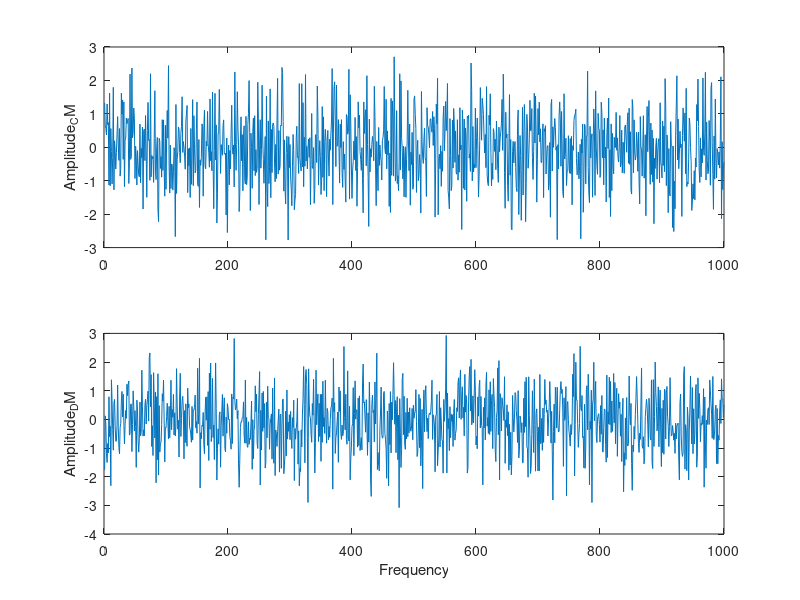

Write the MATLAB code that produced this figure. (Note: this script raises an error after producing the figure.)
%Generate some data
y1 = randn(1000,1);
y2 = randn(1000,1);

%Plot using two subplots
figure
subplot(2,1,1)
plot(y1)
ylabel('Amplitude_CM')
subplot(2,1,2)
plot(y2)
ylabel('Amplitude_DM')
xlabel('Frequency')

%Export using the default options (output
ConvertPlot4Publication('testPlot')

%Export again, this time changing the font and using the same x-axis
ConvertPlot4Publication('testPlot2', 'fontsize', 8, 'fontname', 'Arial', 'samexaxes', 'on', 'eps', 'off')
